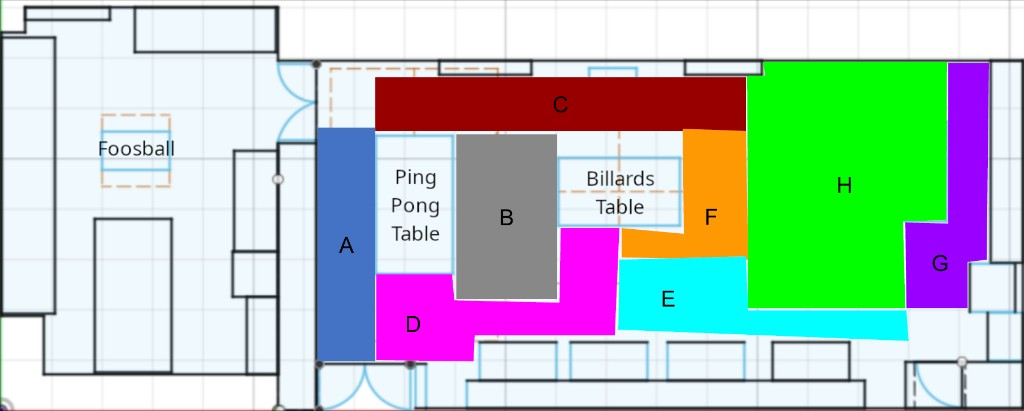
#> input picture heatmap-reference-layout.png, 1024 x 411 px, found by its file name
$ python analyze_reference2.py
#> lines starting #> are read from the running program, lines starting #| are printed output that depends on the picture; after the words box and inside, x2 and y2 are one past the last pixel; in counts of white or black regions, pixels touching at a corner belong together; long printed decimals are rounded
#!/usr/bin/env python3
from PIL import Image
import numpy as np

path = "/Users/derek/Developer/MoS/heatmap-reference-layout.png"
im = Image.open(path).convert("RGBA")
a = np.array(im)
alpha = a[:, :, 3]
#> alpha: shape (411, 1024); every value is 255
print("alpha unique sample", np.unique(alpha)[:20], "...", "max", alpha.max())
#> (printed output is left out)
rgb = a[:, :, :3].astype(np.float32)

# Foosball room etc - try mask: pixels that look like tinted overlay (not pure white/gray floor)
r, g, b = rgb[:, :, 0], rgb[:, :, 1], rgb[:, :, 2]
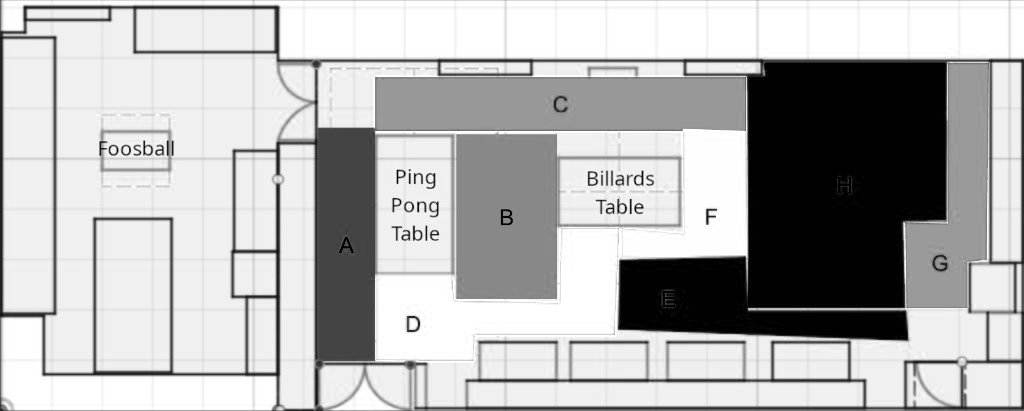
#> r: shape (411, 1024) float32; min 0, max 255, mean 180.4
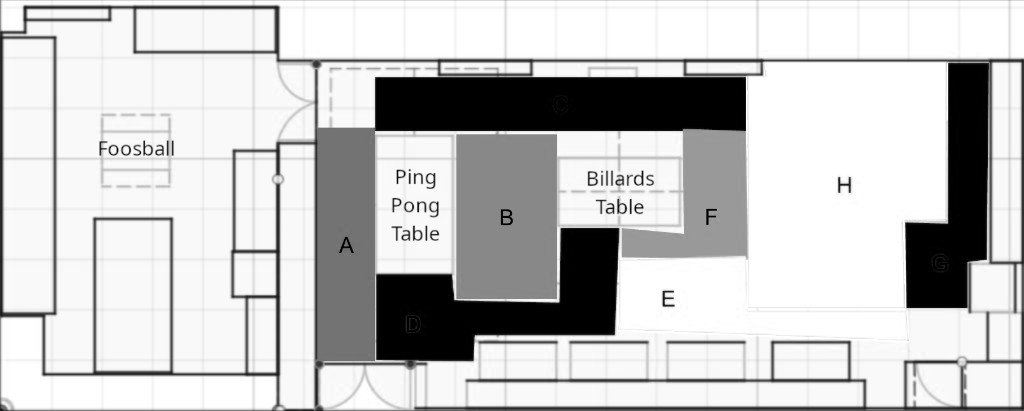
#> g: shape (411, 1024) float32; min 0, max 255, mean 198.1
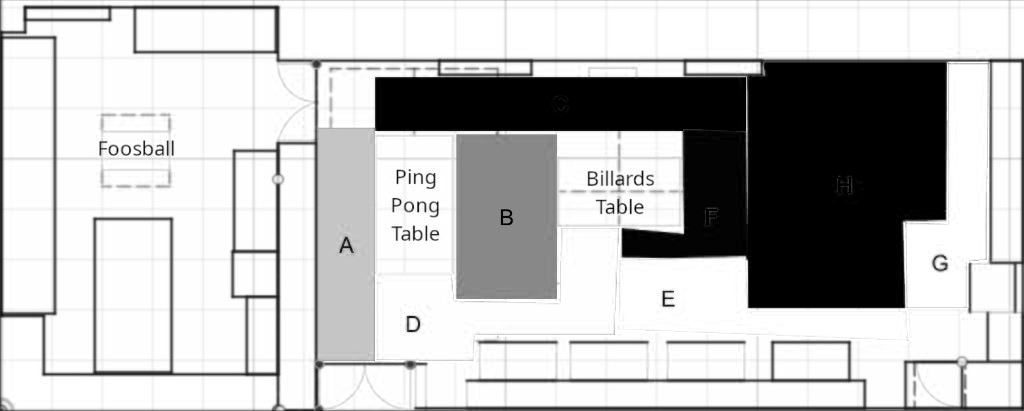
#> b: shape (411, 1024) float32; min 0, max 255, mean 190.1
# semi-transparent colored: deviation from white
dev = np.sqrt((r - 248) ** 2 + (g - 248) ** 2 + (b - 248) ** 2)
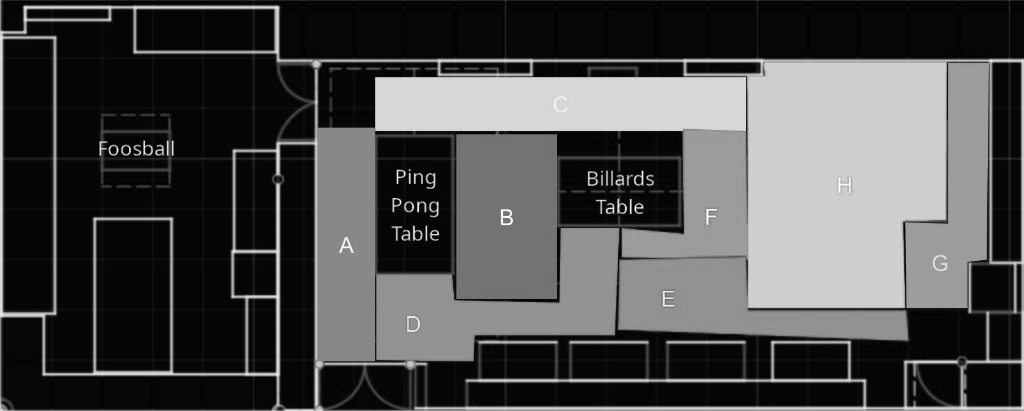
#> dev: shape (411, 1024) float32; min 0, max 429.5, mean 127.9; drawn with min black and max white
mask = dev > 25
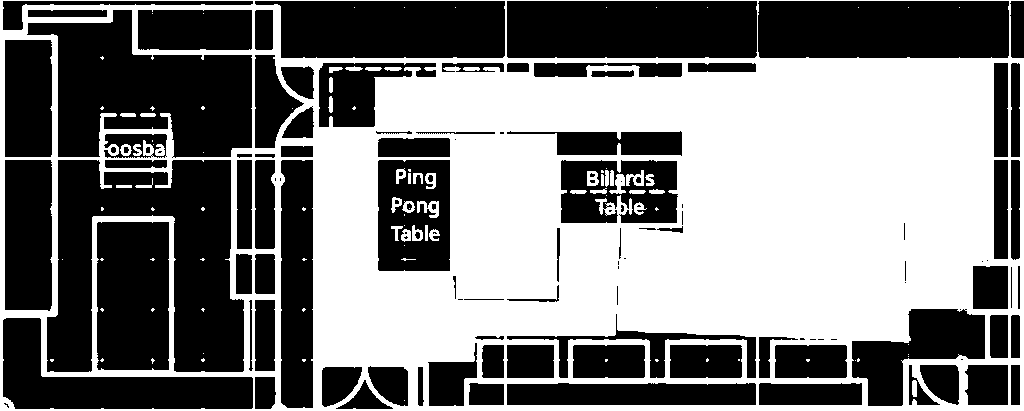
#> mask: shape (411, 1024) bool; 49.1% white; 100 white regions (59 under 20 px), largest, box (x1, y1, x2, y2) and area: (0, 0, 1024, 411) 203063, (417, 201, 439, 218) 209, (609, 174, 626, 194) 176
print("dev mask", mask.sum())
#| dev mask 206509

# K-means k=8 on masked pixels positions+color
from numpy.random import default_rng
rng = default_rng(0)
ys, xs = np.where(mask)
pixels = np.column_stack([xs / 1024, ys / 411, r[mask] / 255, g[mask] / 255, b[mask] / 255])
# subsample if huge
n = pixels.shape[0]
#> n = 206509
idx = rng.choice(n, size=min(8000, n), replace=False)
X = pixels[idx]
k = 8
# random init centroids
centroids = X[rng.choice(X.shape[0], k, replace=False)]
#> centroids = [[0.966, 0.372, 0.525, 0.553, 0.584], [0.52, 0.642, 0.533, 0.533, 0.533], [0.816, 0.212, 0.00392, 1, 0], [0.643, 0.786, 0, 1, 0.992], [0.771, 0.82, 0.867, 1, 1], [0.705, 0.253, 0.596, 0, 0], [0.495, 0.667, 0.533, 0.533, 0.533], [0.133, 0.0414, 0.655, 0.69, 0.71]]
for _ in range(25):
    d = np.linalg.norm(X[:, None, :] - centroids[None, :, :], axis=2)
    labels = d.argmin(axis=1)
    new_c = np.array([X[labels == j].mean(0) if (labels == j).any() else centroids[j] for j in range(k)])
    centroids = new_c

d = np.linalg.norm(pixels[:, None, :] - centroids[None, :, :], axis=2)
labels = d.argmin(axis=1)
print("cluster sizes", np.bincount(labels, minlength=k))
#| cluster sizes [29069  9698 45030 13765 16963 24857 47353 19774]

# Map clusters to approximate letter order by centroid x then y
order = np.lexsort((centroids[:, 1], centroids[:, 0]))
#> order = [7, 6, 5, 4, 0, 1, 3, 2]
print("cluster order by position", order)
#| cluster order by position [7 6 5 4 0 1 3 2]
print("centroids xy (norm)", centroids[:, 0] * 1024, centroids[:, 1] * 411)
#| centroids xy (norm) [693.556 702.396 842.606 733.426 634.196
#|  535.848 446.490 350.753] [261.026 203.257  176.267 305.426 334.922
#|   99.118 249.250  124.222]

$ run again, with floor-plan-new.png copied over heatmap-reference-layout.png
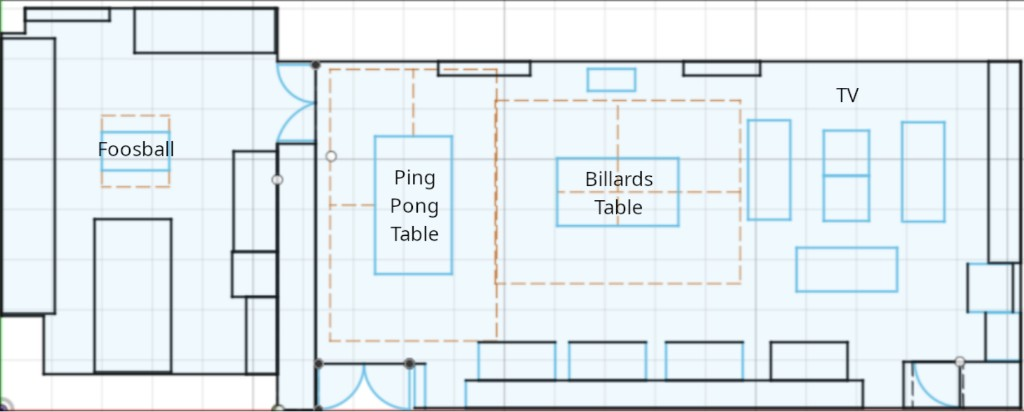
#> input picture floor-plan-new.png, 1024 x 412 px, found by its file name
#> alpha: shape (412, 1024); every value is 255
#> (printed output is left out)
#> `dev = np.sqrt((r - 248) ** 2 + (g - 248) ** 2 + (b - 248) ** 2)`:
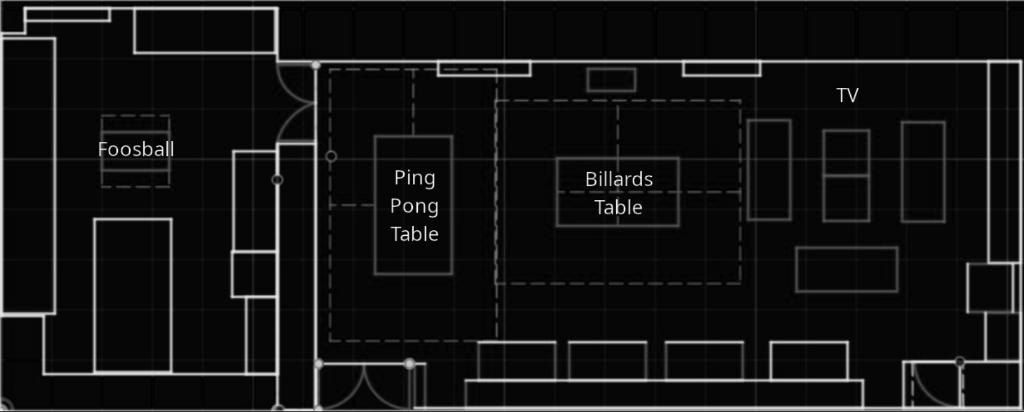
#> dev: shape (412, 1024) float32; min 0, max 426.7, mean 33.2; drawn with min black and max white
#> `mask = dev > 25`:
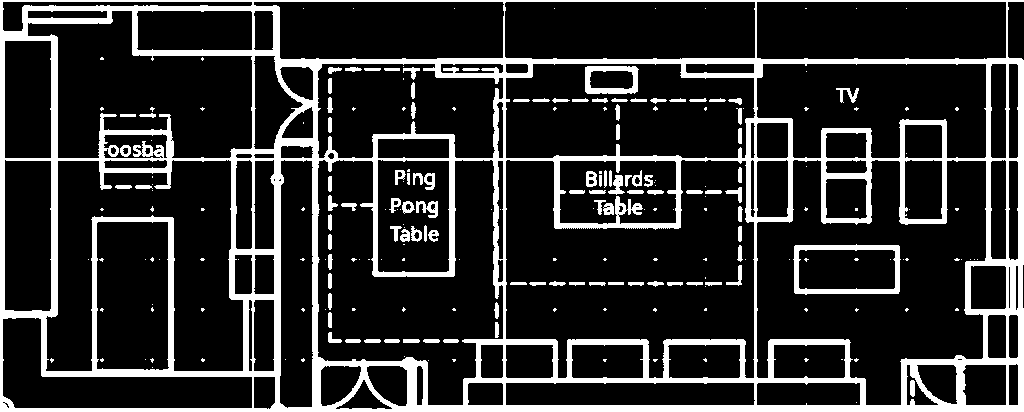
#> mask: shape (412, 1024) bool; 17.7% white; 233 white regions (133 under 20 px), largest, box (x1, y1, x2, y2) and area: (0, 0, 1024, 412) 65218, (793, 244, 901, 295) 1469, (585, 66, 639, 94) 750
#| dev mask 74754
#> centroids = [[0.126, 0.372, 0.169, 0.2, 0.212], [0.373, 0.669, 0.745, 0.886, 0.949], [0.382, 0.146, 0.451, 0.467, 0.478], [0.358, 0.915, 0.749, 0.91, 0.988], [0.721, 0.922, 0.278, 0.318, 0.325], [0.585, 0.168, 0.565, 0.792, 0.886], [0.825, 0.703, 0.839, 0.941, 1], [0.988, 0, 0.537, 0.537, 0.537]]
#| cluster sizes [ 6650 14739  5795 12767  6940 15014  8751  4098]
#> order = [0, 2, 1, 3, 5, 4, 7, 6]
#| cluster order by position [0 2 1 3 5 4 7 6]
#| centroids xy (norm) [210.064 259.930 210.795 322.071 781.582
#|  760.780 850.785 812.835] [299.662 122.134  71.394 331.451 375.561
#|  148.271 330.648  89.034]

$ run again, with floor-plan.png copied over heatmap-reference-layout.png
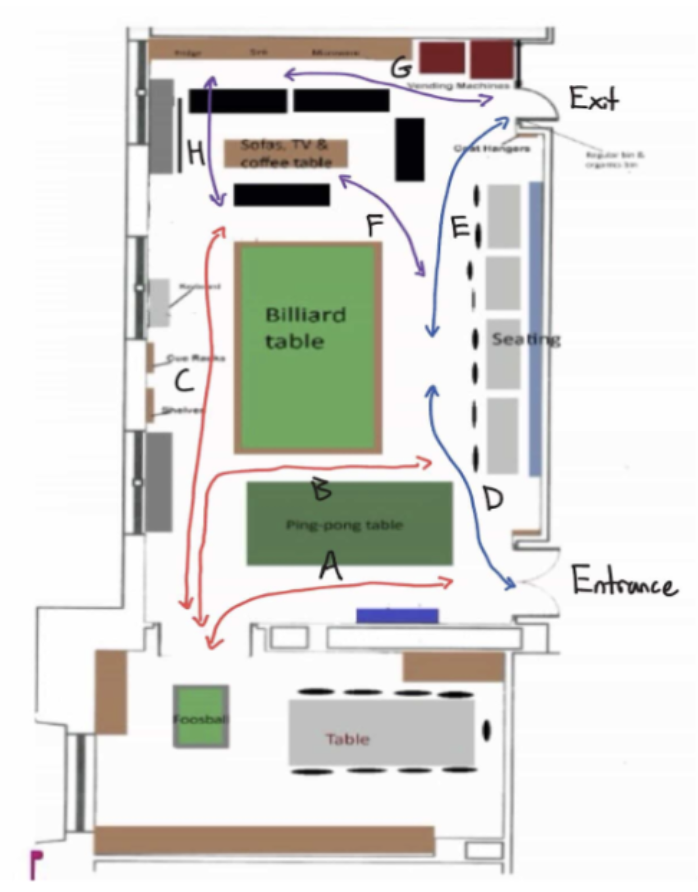
#> input picture floor-plan.png, 698 x 892 px, found by its file name
#> im is the input picture: PIL image 698x892 RGBA; mean R, G, B, A 220.9, 221.4, 216.8, 255
#> alpha: shape (892, 698); every value is 255
#> (printed output is left out)
#> `dev = np.sqrt((r - 248) ** 2 + (g - 248) ** 2 + (b - 248) ** 2)`:
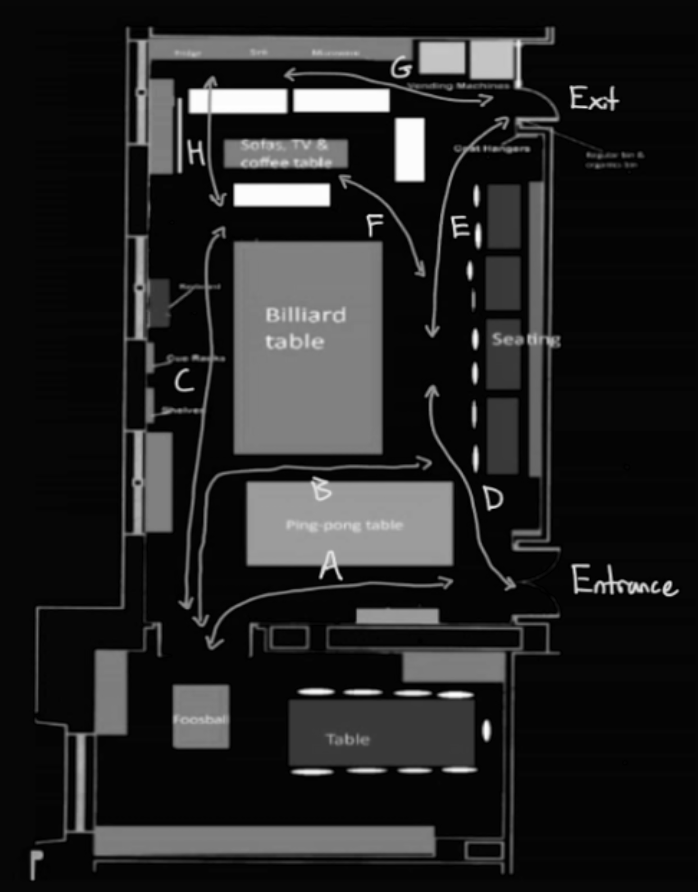
#> dev: shape (892, 698) float32; min 0, max 427.8, mean 60.3; drawn with min black and max white
#> `mask = dev > 25`:
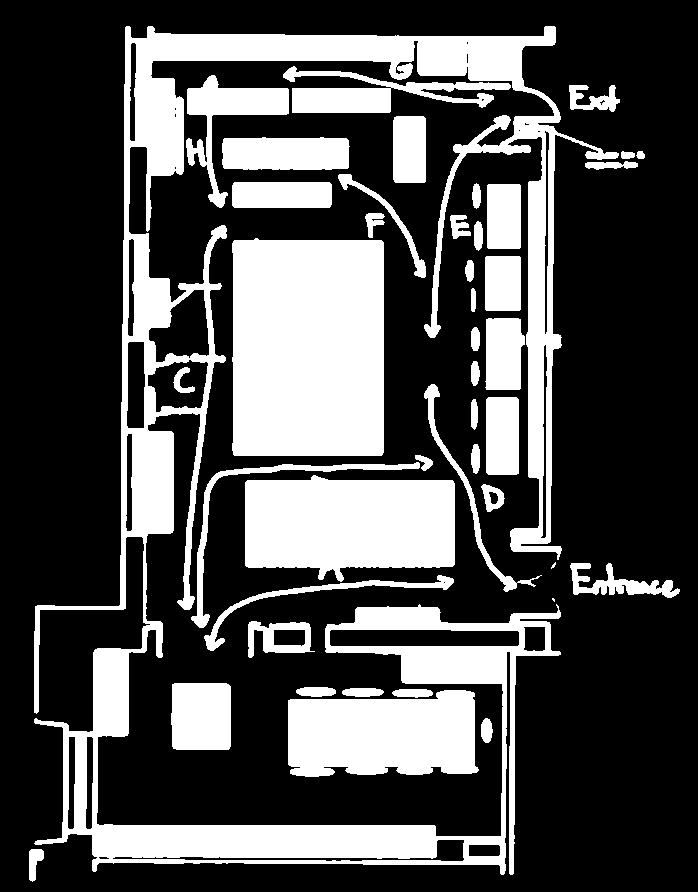
#> mask: shape (892, 698) bool; 30.2% white; 44 white regions (2 under 20 px), largest, box (x1, y1, x2, y2) and area: (34, 26, 619, 875) 77614, (232, 238, 384, 456) 32638, (245, 475, 455, 582) 18635
#| dev mask 188024
#> centroids = [[0.359, 0.708, 0.447, 0.655, 0.376], [0.26, 1.3, 0.353, 0.467, 0.325], [0.208, 0.251, 0.0196, 0.0157, 0.0431], [0.282, 1.77, 0.82, 0.82, 0.82], [0.431, 1.83, 0.753, 0.753, 0.753], [0.177, 0.365, 0.475, 0.475, 0.475], [0.439, 1.36, 0.384, 0.471, 0.357], [0.369, 0.0973, 0.616, 0.49, 0.392]]
#| cluster sizes [38072 24701 11943 20744 30938 18552 21558 21516]
#> order = [6, 5, 0, 4, 1, 2, 3, 7]
#| cluster order by position [6 5 0 4 1 2 3 7]
#| centroids xy (norm) [315.572 344.418 353.074 385.573 341.439
#|  295.169 251.899 390.291] [343.474 527.779 120.442 452.480 729.515
#|   96.138 767.004  179.714]
